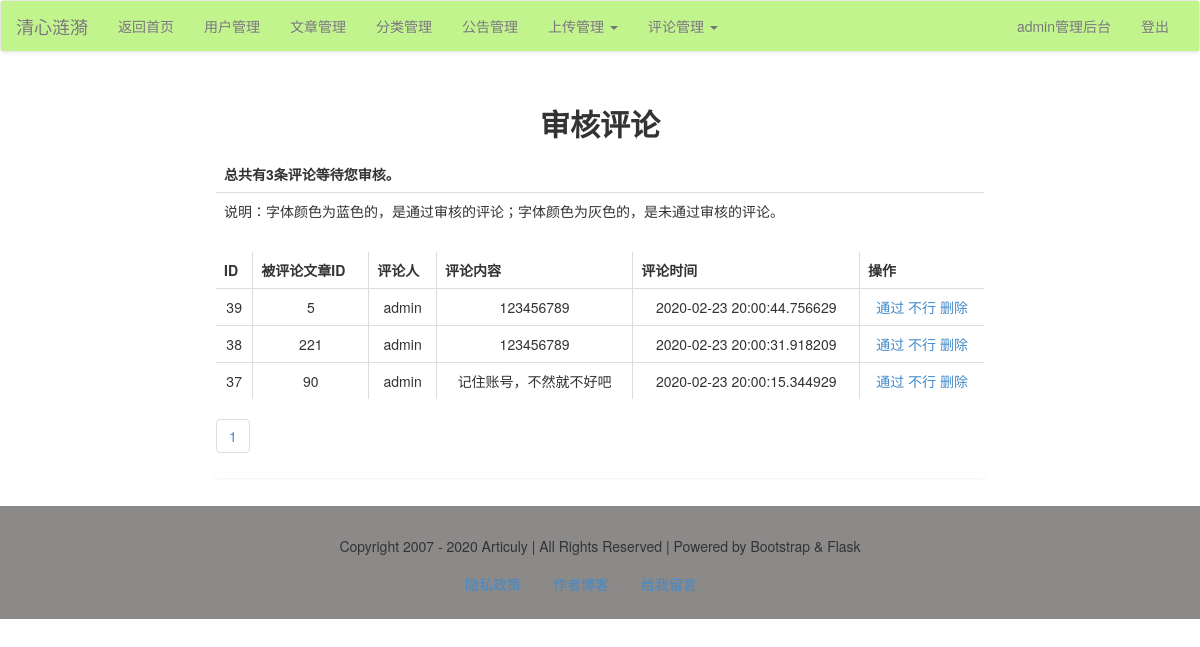
Page /admin/comment/audit/ (signed in) on the committed database.
### models.py (models this page shows)
class Comment(db.Model):
    id = db.Column(db.Integer, primary_key=True)
    audited = db.Column(db.Integer)
    article_id = db.Column(db.Integer, db.ForeignKey('article.id'))
    author = db.Column(db.String, db.ForeignKey('user.username'))
    time = db.Column(db.DateTime, default=datetime.now)
    content = db.Column(db.String)

### admin/comment.py (the view)
@admin_app.route("/comment/audit/<int:page>", methods=['get', 'post'])
@admin_app.route("/comment/audit/", defaults={'page': 1}, methods=['get', 'post'])
def comment_audit(page):
    res = Comment.query.filter(Comment.audited == None).order_by(Comment.time.desc()).paginate(page, 30)
    not_audit = Comment.query.filter(Comment.audited == None).count()
    comments = res.items
    pageList = res.iter_pages()
    total = res.total
    pages = res.pages
    return render_template("admin/comment/comment_audit.html", comments=comments, pageList=pageList, total=total,
                           pages=pages, not_audit=not_audit)

### admin/admin_app.py (called while the page is built)
@admin_app.before_request
@login_required
def is_admin():
    print(session['user'])
    if session['user'] != 'admin':
        print('user is someone else.')
        return redirect(url_for('login'))

### app.py (called while the page is built)
@app.context_processor
def account():
    username = session.get('user')
    return {'username': username}

@app.context_processor
def getCateList():
    cates = Category.query.all()
    return {'cates': cates}

### libs.py (called while the page is built)
def login_required(func):
    @wraps(func)
    def decorator_nest(*args, **kwargs):
        if not 'user' in session:
            return redirect(url_for('login'))
        else:
            print(func)
            return func(*args, **kwargs)
    return decorator_nest

### templates/admin/comment/comment_audit.html (shortened to what this page needs)
{% extends "admin/admin_base.html" %}
{% block content %}
    <div class="container-fluid">
        <div class="row">
            <div class="main col-lg-8 col-lg-offset-2 col-md-10 col-md-offset-1 col-sm-12 col-xs-12">
                <h2 class="text-center"><b>审核评论</b></h2>
                <div class="panel">
                    <table class="table">
                        <tr>
                            <td><b>总共有{{ not_audit }}条评论等待您审核。</b></td>
                        </tr>
                        <tr>
                            <td>说明：字体颜色为蓝色的，是通过审核的评论；字体颜色为灰色的，是未通过审核的评论。</td>
                        </tr>
                    </table>
                    <table class="table table-bordered">
                        <tr>
                            <th>ID</th>
                            <th>被评论文章ID</th>
                            <th>评论人</th>
                            <th>评论内容</th>
                            <th>评论时间</th>
                            <th>操作</th>
                        </tr>
                        {% for comment in comments %}
                            <tr id="comment_{{ comment.id }}" class="text-center">
                                <td>{{ comment.id }}</td>
                                <td>{{ comment.article_id }}</td>
                                <td>{{ comment.author }}</td>
                                <td>{{ comment.content }}</td>
                                <td>{{ comment.time }}</td>
                                <td>
                                    <a href="javascript:audited({{ comment.id }})">通过</a>
                                    <a href="javascript:failed({{ comment.id }})">不行</a>
                                    <a href="javascript:delComment({{ comment.id }})">删除</a>
                                </td>
                            </tr>
                        {% endfor %}
                    </table>
                    <ul class="pagination">
                        {% for page in pageList %}
                            {% if page!=None %}
                                <li><a href="{{ url_for("admin_app.comment_list", page=page) }}">{{ page }}</a></li>
                            {% else %}
                                <li><a href="#">...</a></li>
                            {% endif %}
                        {% endfor %}
                    </ul>
                </div>
            </div>
        </div>
    </div>
{% endblock %}

### rows in the picture
Comment: id "39", article_id "5", author "admin", content "123456789", time "2020-02-23 20:00:44.756629"
Comment: id "38", article_id "221", author "admin", content "123456789", time "2020-02-23 20:00:31.918209"
Comment: id "37", article_id "90", author "admin", content "记住账号，不然就不好吧", time "2020-02-23 20:00:15.344929"

### other values in the picture
{{ username }} "admin"
{{ not_audit }} "3"
{{ page }} "1"
